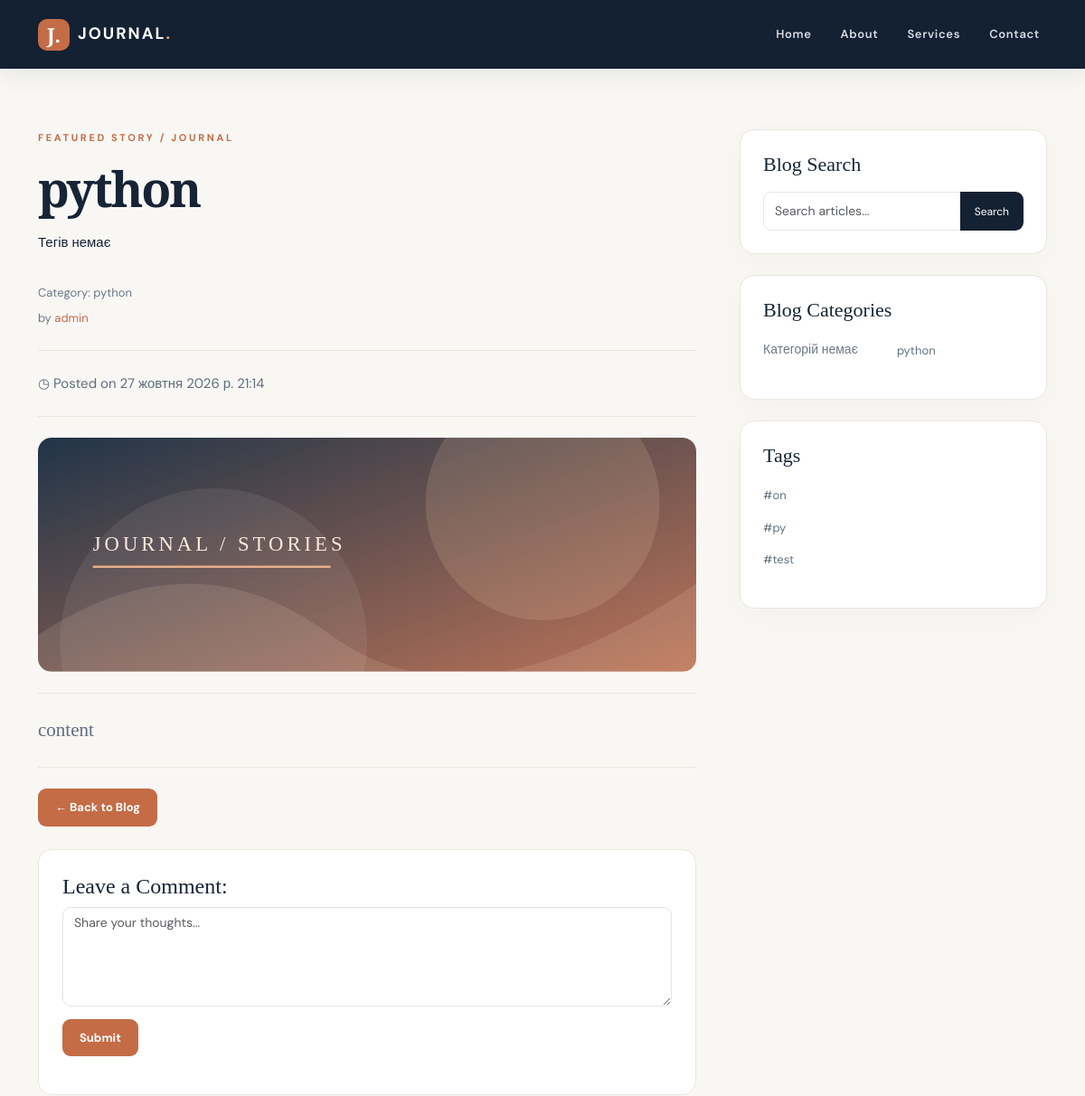
Before: /post/1/ (upper part) with the older database file.
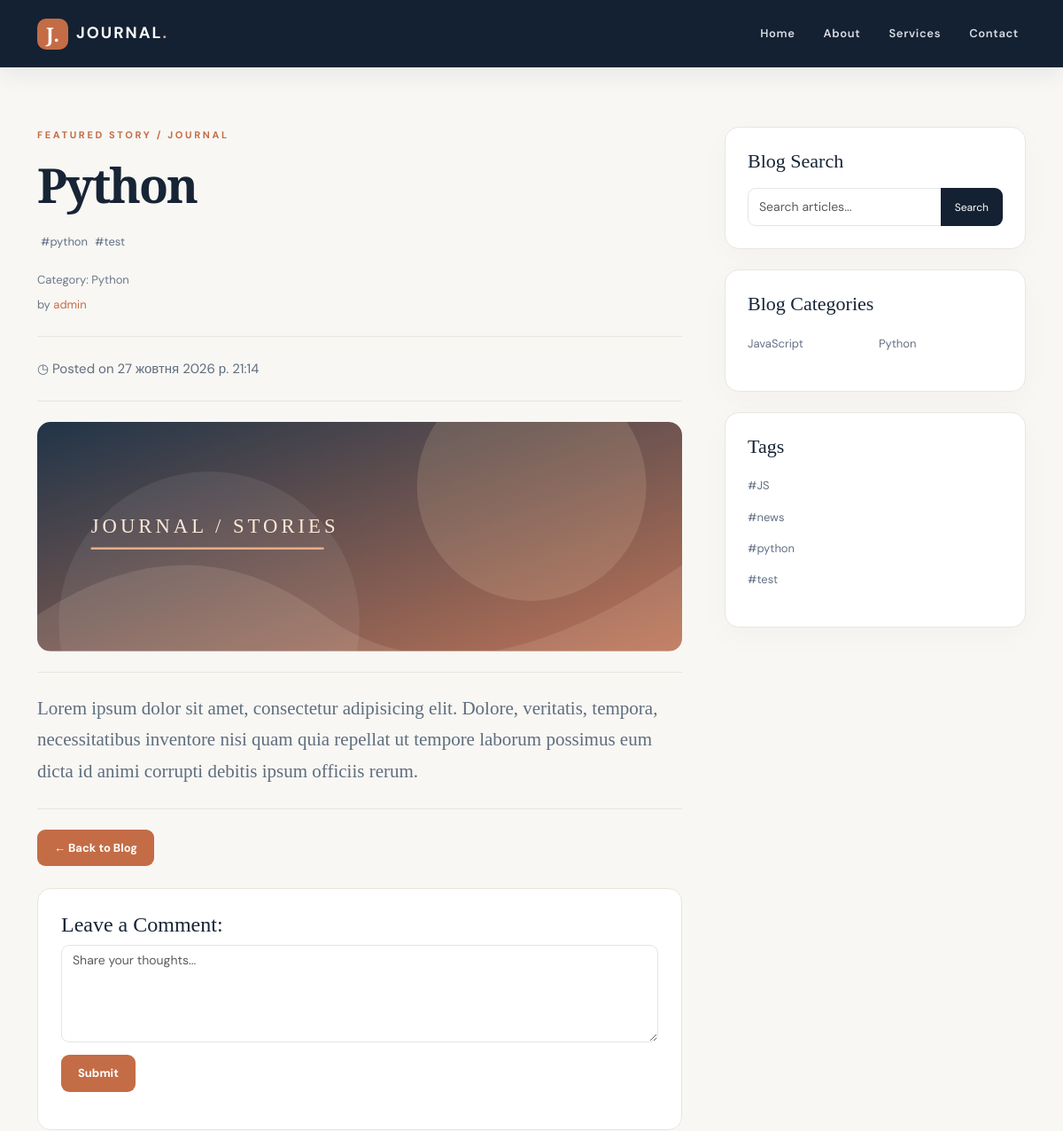
After: the same page with the newer database file.
### blog/models.py (models this page shows, shortened)
class Post(models.Model):
    title = models.CharField(max_length=200, verbose_name='Заголовок', unique=True)
    content = models.TextField(verbose_name='Вміст')
    published_date = models.DateTimeField(auto_now_add=True, verbose_name='Дата публікації')
    category = models.ForeignKey(Category, on_delete=models.CASCADE, verbose_name='Категорія')
    user = models.ForeignKey(User, on_delete=models.CASCADE, verbose_name='Автор')
    tags = models.ManyToManyField(Tag, blank=True, verbose_name='Тег')
    class Meta:
        ordering = ['-published_date']
        verbose_name = 'Публікація'
        verbose_name_plural = 'Публікації'

class Category(models.Model):
    name = models.CharField(max_length=100, verbose_name='Назва')
    def __str__(self):
        return self.name
    class Meta:
        ordering = ['name']
        verbose_name = 'Категорія'
        verbose_name_plural = 'Категорії'

class Tag(models.Model):
    name = models.CharField(max_length=30, unique=True, verbose_name='Назва')
    class Meta:
        ordering = ['name']
        verbose_name = 'Тег'
        verbose_name_plural = 'Теги'

### blog/views.py (the view)
# urls.py: path('post/<int:post_id>/', views.get_post, name='post_detail'),
def get_post(request, post_id):
    post = get_object_or_404(Post, id=post_id)
    context = {'post': post, 'tags': Tag.objects.all()}
    context.update(get_categories())
    return render(request, 'blog/post.html', context)

### blog/views.py (called while the page is built)
def get_categories():
    categories = Category.objects.all()
    first_half = Category.objects.all()[:len(categories) // 2]
    second_half = Category.objects.all()[len(categories) // 2:]
    return {'categories' : first_half, 'categories2': second_half}

### templates/blog/post.html (shortened to what this page needs)
{% extends 'base.html' %}
{% load static %}
{% block content %}
<div class="eyebrow mb-3">FEATURED STORY / JOURNAL</div>
<h1 class="article-title">{{ post.title }}</h1>
<ul class="list-unstyled category-list d-flex ">
    {% for tag in post.tags.all %}
        <li class="m-1"><a href="#">#{{ tag.name }}</a></li>
    {% empty %}
        <p>Тегів немає</p>
    {% endfor %}
</ul>
<p class="byline">
    Category: {{ post.category }}
</p>
<p class="byline">
    by <a href="{% url 'blog:profile_detail' post.user.id %}">{{ post.user }}</a>
</p>
<hr class="soft-divider"/>
<p>◷ Posted on {{ post.published_date }}</p>
<hr class="soft-divider"/>
<img alt="Abstract editorial illustration" class="img-fluid feature-image" src="{% static 'blog/assets/feature.svg' %}"/>
<hr class="soft-divider"/>
<p class="lead intro-text">{{ post.content }}</p>
<hr class="soft-divider"/>
<a class="btn btn-accent" href="{% url 'blog:index'%}">← Back to Blog</a>
<div class="comment-box">
    <h4>Leave a Comment:</h4>
    <form class="comment-form"
          onsubmit='event.preventDefault(); this.querySelector("textarea").value=""; this.querySelector(".form-feedback").textContent="Thanks! This demo does not save comments.";'
          role="form">
        <div class="form-group">
                    <textarea aria-label="Comment" class="form-control" placeholder="Share your thoughts..."
                              rows="3"></textarea>
        </div>
        <button class="btn btn-accent" type="submit">Submit</button>
        <p class="form-feedback mt-2"></p></form>
</div>
{% endblock %}

### templates/base.html (shortened to what this page needs)
<!DOCTYPE html>
<html lang="en">
<head>
    {% load static %}
    <link href="https://cdn.jsdelivr.net/npm/bootstrap@5.3.3/dist/css/bootstrap.min.css" rel="stylesheet"/>
    <link href="{% static 'blog/css/site.css' %}" rel="stylesheet"/>
</head>
<body>
{% include 'blog/navbar.html' %}
<div class="container page-container">
    <div class="row g-5">
        <div class="col-lg-8">
            {% block content %} {% endblock %}
        </div>
        <div class="col-lg-4">
            <div class="sidebar-card">
                <h4 class="sidebar-heading">Blog Search</h4>
                <div class="input-group">
                    <input aria-label="Search articles" class="form-control" placeholder="Search articles..."
                           type="text"/>
                    <button class="btn btn-search" type="button">Search</button>
                </div>
            </div>
            <div class="sidebar-card">
                <h4 class="sidebar-heading">Blog Categories</h4>
                <div class="row g-2">
                    <div class="col-6">
                        <ul class="list-unstyled category-list">
                            {% for category in categories %}
                                <li><a href="#">{{ category.name }}</a></li>
                            {% empty %}
                                <p>Категорій немає</p>
                            {% endfor %}
                        </ul>
                    </div>
                    <div class="col-6">
                        <ul class="list-unstyled category-list">
                           {% for category in categories2 %}
                                <li><a href="#">{{ category.name }}</a></li>
                            {% empty %}
                                <p>Категорій немає</p>
                            {% endfor %}
                        </ul>
                    </div>
                </div>
            </div>
            <div class="sidebar-card">
                <h4 class="sidebar-heading">Tags</h4>
                <ul class="list-unstyled category-list">
                   {% for tag in tags %}
                        <li><a href="#">#{{ tag.name }}</a></li>
                    {% empty %}
                        <p>Тегів немає</p>
                    {% endfor %}
                </ul>
            </div>
        </div>
    </div>
</div>
</body>
</html>

Changed rows visible on the page:
removed Tag: name "on", shown under "Tags"
removed Tag: name "py", shown under "Tags"
changed Post "admin": title "python" → "Python"; category "python" → "Python"; content "content" → "Lorem ipsum dolor sit amet, consectetur adipisicing elit. Dolore, veritatis, tempora, necessitatibus inventore nisi quam quia repellat ut tempore laborum possimus eum dicta id animi corrupti debitis ipsum officiis rerum."
added Tag: name "python"
now on one of the page's lists (row unchanged): Tag: name "test"
added Category: name "JavaScript", shown under "Blog Categories"
changed Category: name "python" → "Python"
added Tag: name "JS", shown under "Tags"
added Tag: name "news", shown under "Tags"
Other visible differences:
text no longer shown: "Тегів немає Категорій немає"
